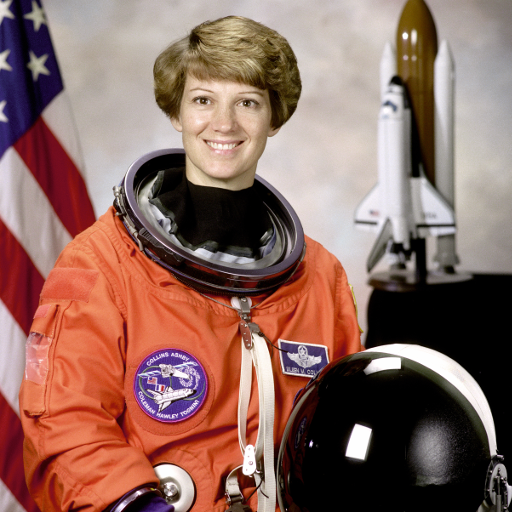
#> input picture Apoio/PL04/imgs/astronaut.png, 512 x 512 px, given in place of the camera
$ python gp_step_by_step.py
#> lines starting #> are read from the running program, lines starting #| are printed output that depends on the picture; after the words box and inside, x2 and y2 are one past the last pixel; in counts of white or black regions, pixels touching at a corner belong together
#!uv run
# /// script
# requires-python = ">=3.12"
# dependencies = [
#   "numpy",
#   "opencv-python>=5.0,<6",
# ]
# ///
"""Os passos da deteção de movimento, todos ao mesmo tempo, numa grelha de 3 x 3.

    uv run gp_step_by_step.py

Cada quadrado é um passo, do fotograma da câmara às células da imagem onde houve movimento:

0. camera      o fotograma como vem da câmara;
1. gray        cvtColor: um só canal, o brilho;
2. blur        GaussianBlur: menos ruído da câmara;
3. difference  absdiff entre o fotograma anterior e o atual; com a barra «MOG2» a 1, o primeiro plano do MOG2;
4. threshold   o que passa o limiar fica branco;
5. dilate      as manchas engrossam e juntam-se;
6. boxes       os contornos e as caixas; a vermelho, as pequenas de mais, que se deitam fora;
7. cells       a imagem partida numa grelha de células quase quadradas, cada uma com a sua fração de branco;
8. grid        as células com movimento pintadas por cima da imagem, mais opacas quanto mais movimento têm.

As barras mudam os valores com o programa a correr: «threshold» (o limiar), «blur» (o tamanho do núcleo),
«dilate» (as vezes que se dilata), «cell %» (o branco a partir do qual uma célula se pinta) e «MOG2» (0: diferença
de fotogramas; 1: subtração de fundo). Teclas: espaço congela a imagem (as barras continuam a mexer no fotograma
congelado); q sai.
"""
import sys

import cv2 as cv
import numpy as np

# --- o que se escolhe antes de correr -------------------------------------------------------------------------
CAMERA = 0                         # o índice da câmara: 0 é a do portátil
CAMERA_SIZE = (640, 480)           # o tamanho pedido à câmara; ela pode dar outro, e o programa adapta-se
GRID_COLUMNS = 20                  # as colunas; as linhas seguem a proporção da imagem (20 x 15 a 640 x 480)
COLOR = (0, 0, 255)                # a cor das células com movimento (BGR: vermelho)
MAX_OPACITY = 0.7                  # a opacidade de uma célula toda branca; com menos movimento, mais transparente
MIN_AREA = 0.0016                  # as caixas menores do que esta fração da imagem são ruído

# os valores com que as barras começam, e o máximo de cada uma
START = {"threshold": 25, "blur": 10, "dilate": 2, "cell %": 10, "MOG2": 0}
MAXIMUM = {"threshold": 100, "blur": 20, "dilate": 6, "cell %": 100, "MOG2": 1}

WINDOW = "group project, step by step"
STEPS = ["camera", "gray", "blur", "difference", "threshold", "dilate", "boxes", "cells", "grid"]
FONT = cv.FONT_HERSHEY_SIMPLEX
YELLOW, RED, BLUE, GRAY, WHITE = (0, 255, 255), (0, 0, 255), (255, 128, 0), (90, 90, 90), (255, 255, 255)
KERNEL = cv.getStructuringElement(cv.MORPH_ELLIPSE, (5, 5))   # o elemento da abertura, no MOG2


# --- os passos ------------------------------------------------------------------------------------------------
def detection_steps(frame, previous_gray, mog2, values, learning_rate):
    """Os passos 0 a 5, cada um como imagem: da câmara até à máscara final."""
    gray = cv.cvtColor(frame, cv.COLOR_BGR2GRAY)            # passo 1: um só canal
    k = 2 * values["blur"] + 1                              # o núcleo tem de ser ímpar: 1, 3, 5, ... 21, ...
    blur = cv.GaussianBlur(gray, (k, k), 0)                 # passo 2: menos ruído
    if mog2 is None:                                        # diferença de fotogramas
        previous_blur = cv.GaussianBlur(previous_gray, (k, k), 0)
        difference = cv.absdiff(previous_blur, blur)        # passo 3: o que mudou desde o fotograma anterior
        _, binary = cv.threshold(difference, values["threshold"], 255, cv.THRESH_BINARY)   # passo 4
    else:                                                   # subtração de fundo
        difference = mog2.apply(frame, learningRate=learning_rate)   # passo 3: 255 mexeu, 127 sombra, 0 fundo
        _, binary = cv.threshold(difference, 200, 255, cv.THRESH_BINARY)   # passo 4: as sombras ficam de fora
        binary = cv.morphologyEx(binary, cv.MORPH_OPEN, KERNEL)            # a abertura apaga os pontos soltos
    mask = cv.dilate(binary, None, iterations=values["dilate"])   # passo 5: as manchas engrossam e juntam-se
    return {"camera": frame, "gray": gray, "blur": blur, "difference": difference, "threshold": binary,
            "dilate": mask}


def draw_boxes(frame, mask, min_area):
    """Passo 6: os contornos a azul, as caixas que ficam a amarelo e as que se deitam fora a vermelho."""
    image = frame.copy()
    contours, _ = cv.findContours(mask, cv.RETR_EXTERNAL, cv.CHAIN_APPROX_SIMPLE)
    cv.drawContours(image, contours, -1, BLUE, 2)
    for c in contours:
        x, y, w, h = cv.boundingRect(c)
        big = cv.contourArea(c) >= min_area
        cv.rectangle(image, (x, y), (x + w, y + h), YELLOW if big else RED, 2)
    return image


def grid_size(width, height):
    """As colunas e as linhas da grelha: as linhas na proporção da imagem, para as células serem quase quadradas."""
    return GRID_COLUMNS, max(1, round(GRID_COLUMNS * height / width))


def cell_motion(mask, columns, rows):
    """Passo 7: a fração de branco de cada célula, de 0.0 a 1.0, numa matriz de rows x columns.

    A máscara passa de 0 e 255 a 0.0 e 1.0, e o cv.resize com INTER_AREA faz a média dos píxeis de cada célula,
    que é a fração de branco."""
    return cv.resize(mask / 255.0, (columns, rows), interpolation=cv.INTER_AREA)


def draw_cells(motion, width, height):
    """O passo 7 como imagem: cada célula com o cinzento da sua fração de branco, e as linhas da grelha."""
    rows, columns = motion.shape
    image = cv.resize((motion * 255).astype(np.uint8), (width, height), interpolation=cv.INTER_NEAREST)
    image = cv.cvtColor(image, cv.COLOR_GRAY2BGR)
    for c in range(1, columns):
        x = c * width // columns
        cv.line(image, (x, 0), (x, height - 1), GRAY, 1)
    for r in range(1, rows):
        y = r * height // rows
        cv.line(image, (0, y), (width - 1, y), GRAY, 1)
    return image


def draw_grid(frame, motion, percent):
    """Passo 8: as células acima de `percent` % de branco pintadas com COLOR por cima da imagem; a opacidade é
    proporcional à fração de branco da célula, até MAX_OPACITY numa célula toda branca."""
    alpha = np.where(motion * 100 > percent, MAX_OPACITY * motion, 0.0)   # as que ficam abaixo: transparentes
    height, width = frame.shape[:2]
    alpha = cv.resize(alpha, (width, height), interpolation=cv.INTER_NEAREST)[:, :, None]   # célula a célula
    color = np.full_like(frame, COLOR)
    return (alpha * color + (1 - alpha) * frame).astype(np.uint8)


# --- o que a janela mostra ------------------------------------------------------------------------------------
def to_bgr(image):
    """As imagens de um canal (cinzento, máscaras) passam a três, para se poderem juntar e escrever a cores."""
    return cv.cvtColor(image, cv.COLOR_GRAY2BGR) if image.ndim == 2 else image


def mosaic(images, width, height, paused):
    """Os nove passos numa grelha de 3 x 3, cada um com o seu número e nome, e as teclas numa faixa por cima."""
    w, h = width // 3, height // 3
    tiles = []
    for n, name in enumerate(STEPS):
        tile = cv.resize(to_bgr(images[name]), (w, h))
        cv.putText(tile, f"{n} {name}", (6, 20), FONT, 0.55, YELLOW, 2)
        tiles.append(tile)
    rows = [np.hstack(tiles[i:i + 3]) for i in (0, 3, 6)]
    grid = cv.resize(np.vstack(rows), (width, height))     # do tamanho do fotograma
    bar = np.zeros((56, width, 3), np.uint8)
    cv.putText(bar, "all steps" + ("   (frozen)" if paused else ""), (10, 22), FONT, 0.65, WHITE, 2)
    cv.putText(bar, "space: freeze   q: quit", (10, 46), FONT, 0.5, WHITE, 1)
    return np.vstack([bar, grid])


# --- a aplicação ----------------------------------------------------------------------------------------------
def main():
    # 1. a câmara: a resolução é a do primeiro fotograma, e a grelha calcula-se a partir dela
    camera = cv.VideoCapture(CAMERA)
    camera.set(cv.CAP_PROP_FRAME_WIDTH, CAMERA_SIZE[0])
    camera.set(cv.CAP_PROP_FRAME_HEIGHT, CAMERA_SIZE[1])
    ok, frame = camera.read()
#> frame is the input picture: shape (512, 512, 3); mean B, G, R 96.5, 105.8, 141.6
    if not ok:
        sys.exit(f"Camera {CAMERA} gave no image. Try another index in CAMERA.")
    height, width = frame.shape[:2]
#> height = 512; width = 512
    columns, rows = grid_size(width, height)
#> columns = 20; rows = 20
    min_area = int(MIN_AREA * width * height)
#> min_area = 419

    # 2. a janela e as barras
    cv.namedWindow(WINDOW)
    for name, value in START.items():
        cv.createTrackbar(name, WINDOW, value, MAXIMUM[name], lambda v: None)

    # 3. o estado: o fotograma anterior e o MOG2 (só quando a barra está a 1)
    previous_gray = cv.cvtColor(frame, cv.COLOR_BGR2GRAY)
    mog2 = None
    paused = False

    # 4. o ciclo: os nove passos em cada fotograma, juntos numa só imagem
    while ok:
        values = {name: cv.getTrackbarPos(name, WINDOW) for name in START}
        if values["MOG2"] and mog2 is None:            # o MOG2 começa a aprender o fundo quando se liga
            mog2 = cv.createBackgroundSubtractorMOG2(detectShadows=True)
        if not values["MOG2"]:
            mog2 = None
        images = detection_steps(frame, previous_gray, mog2, values, 0 if paused else 0.001)
#> in detection_steps, `blur = cv.GaussianBlur(gray, (k, k), 0)`:
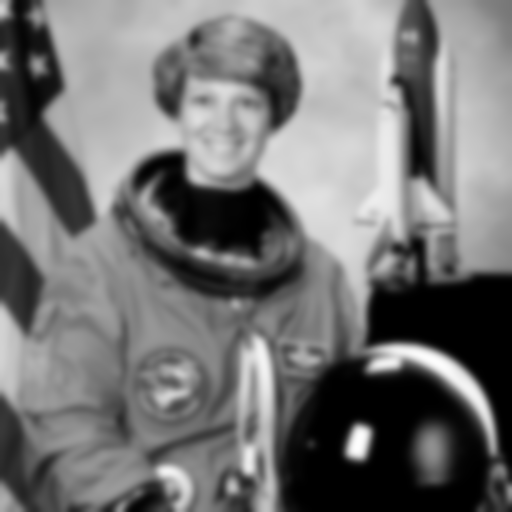
#> blur: shape (512, 512); min 0, max 253, mean 115.4
#> in detection_steps, `difference = cv.absdiff(previous_blur, blur)`: difference: shape (512, 512); every value is 0
#> images = 6 items
        images["boxes"] = draw_boxes(frame, images["dilate"], min_area)
#> in draw_boxes, `contours, _ = cv.findContours(mask, cv.RETR_EXTERNAL, cv.CHAIN_APPROX_..`: contours = []
        motion = cell_motion(images["dilate"], columns, rows)
#> in cell_motion, `return cv.resize(mask / 255.0, (columns, rows), interpolation=cv.INTER..`: returned value: shape (20, 20) float64; every value is 0
        images["cells"] = draw_cells(motion, width, height)
#> in draw_cells, `image = cv.cvtColor(image, cv.COLOR_GRAY2BGR)`: image: shape (512, 512, 3); every value is 0
#> after the loop in draw_cells, `for c in range(1, columns):`:
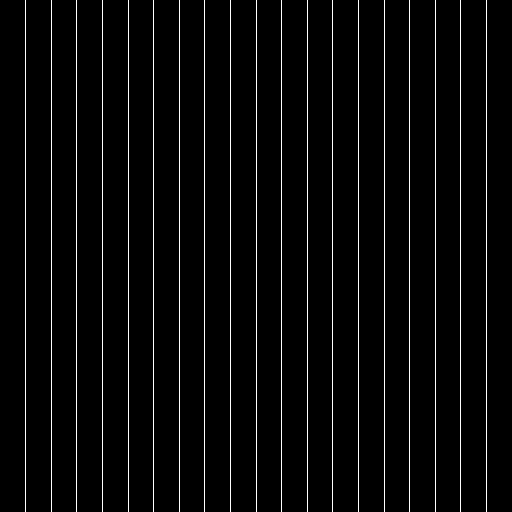
#> image: shape (512, 512, 3); values 0 (black) and 90 (white), 3.7% white in thin lines or dots
#> after the loop in draw_cells, `for r in range(1, rows):`:
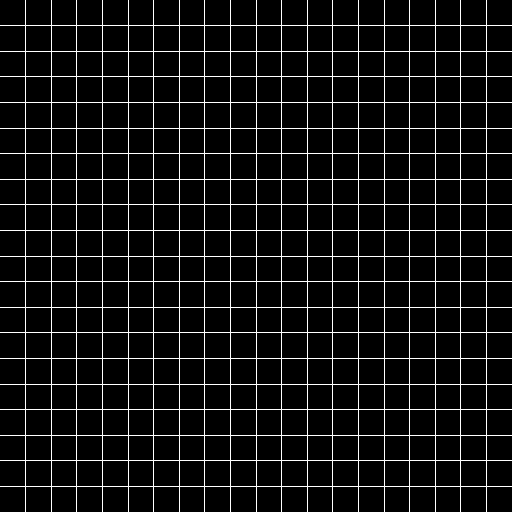
#> image: shape (512, 512, 3); values 0 (black) and 90 (white), 7.3% white in thin lines or dots
        images["grid"] = draw_grid(frame, motion, values["cell %"])
#> in draw_grid, `alpha = cv.resize(alpha, (width, height), interpolation=cv.INTER_NEARE..`: alpha: shape (512, 512, 1) float64; every value is 0
        if mog2 is None:                               # a diferença é escura: x4 para se ver
            images["difference"] = cv.convertScaleAbs(images["difference"], alpha=4)
        cv.imshow(WINDOW, mosaic(images, width, height, paused))
#> the loop in mosaic, `for n, name in enumerate(STEPS):` made 9 passes
#> pass 2, in mosaic, `tile = cv.resize(to_bgr(images[name]), (w, h))`:
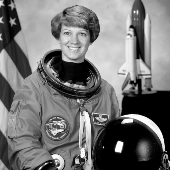
#> tile: shape (170, 170, 3); min 0, max 255, mean 115.3
#> after the loop in mosaic, `for n, name in enumerate(STEPS):`: tiles = 9 items
#> in mosaic, `rows = [np.hstack(tiles[i:i + 3]) for i in (0, 3, 6)]`: rows = 3 items
#> in mosaic, `grid = cv.resize(np.vstack(rows), (width, height))`:
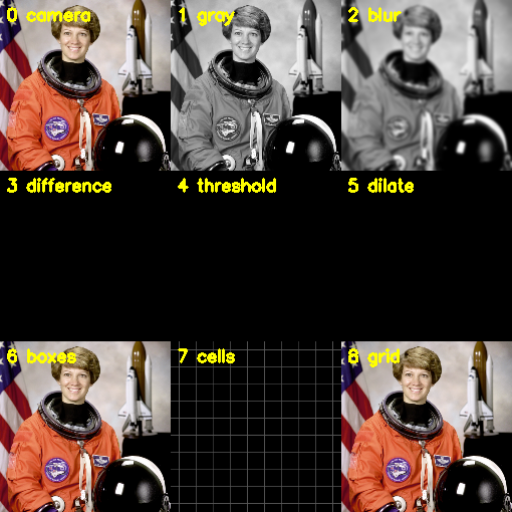
#> grid: shape (512, 512, 3); mean of channels 0, 1, 2 57.5, 64.8, 76.7; drawn as B, G, R
#> in mosaic, `cv.putText(bar, "all steps" + ("   (frozen)" if paused else ""), (10, ..`: bar: shape (56, 512, 3); 2.1% white; 7 white regions, largest, box (x1, y1, x2, y2) and area: (44, 7, 63, 24) 151, (75, 12, 86, 29) 101, (63, 12, 74, 24) 94
#> in mosaic, `cv.putText(bar, "space: freeze   q: quit", (10, 46), FONT, 0.5, WHITE,..`:
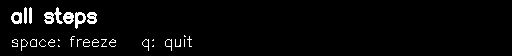
#> bar: shape (56, 512, 3); 3.3% white in thin lines or dots, all inside (x1, y1, x2, y2) = (11, 7, 192, 51)
#> in mosaic, `return np.vstack([bar, grid])`:
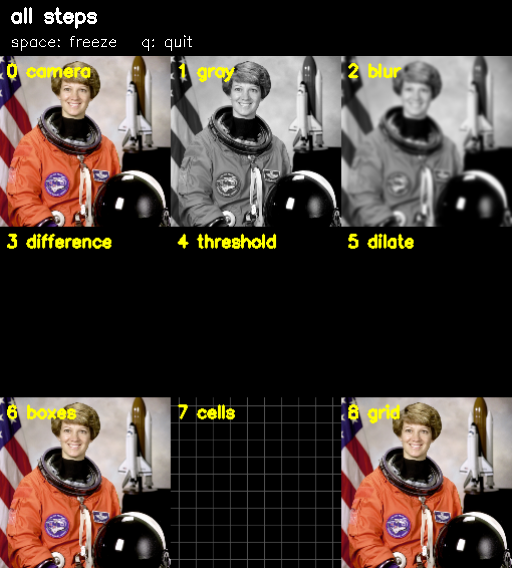
#> returned value: shape (568, 512, 3); mean of channels 0, 1, 2 52.7, 59.2, 69.9; drawn as B, G, R

        key = cv.waitKey(30 if paused else 1) & 0xFF
#> (key q is pressed here)
        if key == ord("q"):
            break
        if key == ord(" "):                            # congela ou descongela a imagem
            paused = not paused
        if not paused:                                 # o atual passa a anterior, e lê-se o seguinte
            previous_gray = cv.cvtColor(frame, cv.COLOR_BGR2GRAY)
            ok, frame = camera.read()

    camera.release()
    cv.destroyAllWindows()


if __name__ == "__main__":
    main()
